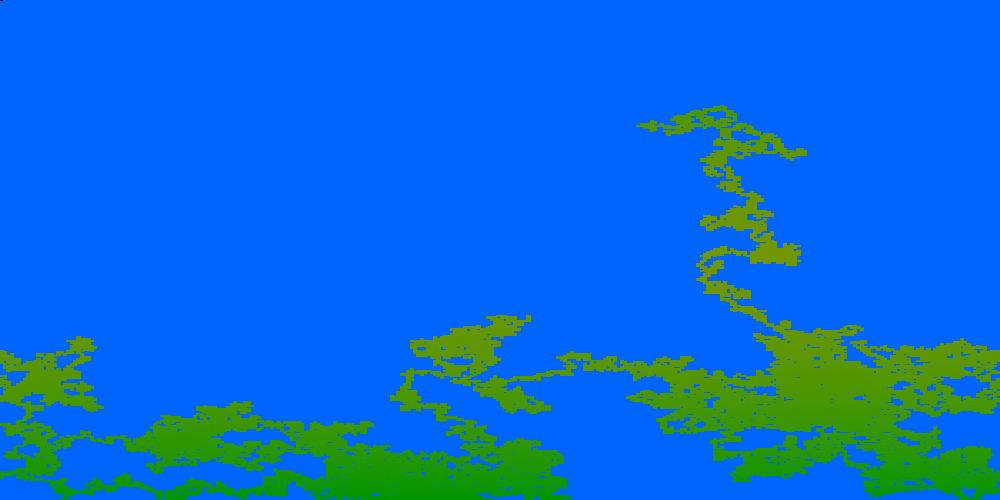
Frame 1 (no input)
Frame 60 (the mouse pressed at the canvas centre just before this capture): identical to frame 1, image omitted
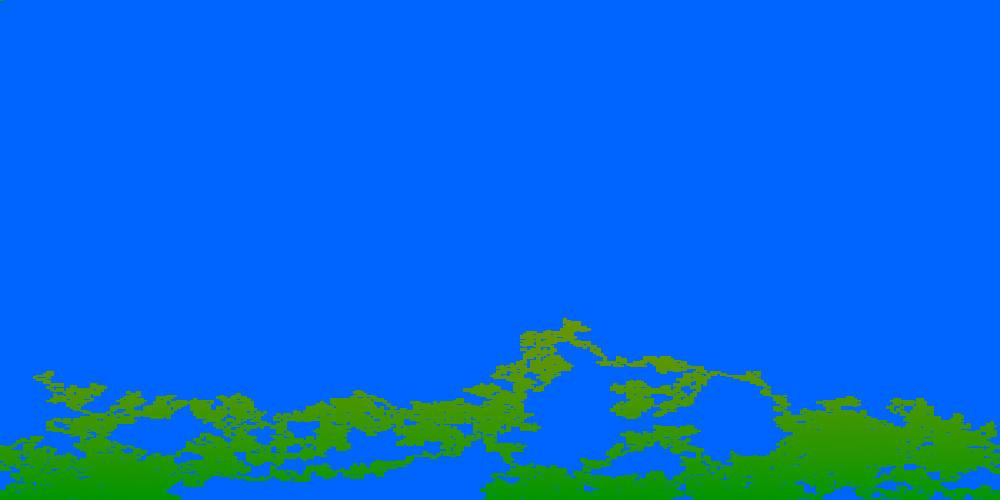
Frame 120 (the mouse held since frame 60 and released just before this capture)

The Processing sketch that drew these frames (run headless with seeded random() and noise(); from frame 60 on, the mouse is pressed at the canvas centre):

// Processing sketch: planet
// ── planet.pde
int size = 300;
int nPoints = 1;
int nM = 50000;
int[][] grid;
sPoint[] points;

class sPoint {
  int x;
  int y;
  color cor;
  void mover() {
    int auxX = (x+retornaValor()+size)%size, auxY = (y+retornaValor()+size)%size;
    float l = width/(float)size;
    float h = height/(float)size;
    for (int a = 0; a < nM; ++a) {
      if (auxY<size && auxY>0) {
        y = auxY;
      }
      x = auxX;
      grid[x][y] = 1;
      rect(x*l, y*h, l, h);
      stroke(color((-pow(y, 2)+size*y)/200, 150, 0));
      fill(color((-pow(y, 2)+size*y)/200, 150, 0));
      //println((-pow(y, 2)+size*y)/2550);
      auxX = (x+(retornaValor()+(int)random(-2, 2))%2+size)%size;
      auxY = y+(retornaValor()+(int)random(-2, 2))%2;
      if (vizinhos(x, y)>1) {
        for (int i = -1; i < 2; ++i) {
          for (int j = -1; j < 2; ++j) {
            grid[(x+i+size)%size][(y+j+size)%size] = 1;
          }
        }
      }
    }
  }
}

int retornaValor() {
  float aux = random(1);
  return aux>.33 ? aux>.66 ? 1 : -1 : 0;
}

int vizinhos(int x, int y) {
  int aux = 0;
  for (int i = -1; i < 2; ++i) {
    for (int j = -1; j < 2; ++j) {
      if (grid[(x+i+size)%size][(y+j+size)%size] == 1) {
        aux++;
      }
    }
  }
  return aux;
}

int[][] criarGrid() {
  int[][] aux = new int[size][size];
  for (int x = 0; x < size; ++x) {
    for (int y = 0; y < size; ++y) {
      aux[x][y] = 0;
    }
  }
  return aux;
}

void mostrarGrid() {
  float l = width/(float)size;
  float h = height/(float)size;
  for (int x = 0; x < size; ++x) {
    for (int y = 0; y < size; ++y) {
      rect(x*l, y*h, l, h);
      stroke(0, 100, 255);
      fill(0, 100, 255);
    }
  }
}

void setup() {
  size(1000, 500);
  grid = criarGrid();
  points = new sPoint[0];
  points = new sPoint[nPoints];
  mostrarGrid();
  for (int i = 0; i < nPoints; ++i) {
    points[i] = new sPoint();
    points[i].x = (int)random(size);
    points[i].y = (int)random(size);
    points[i].cor = color(0, 50, 0);
    grid[points[i].x][points[i].y] = 1;
    points[i].mover();
  }
}

void draw() {

  if (mousePressed) setup();
}
